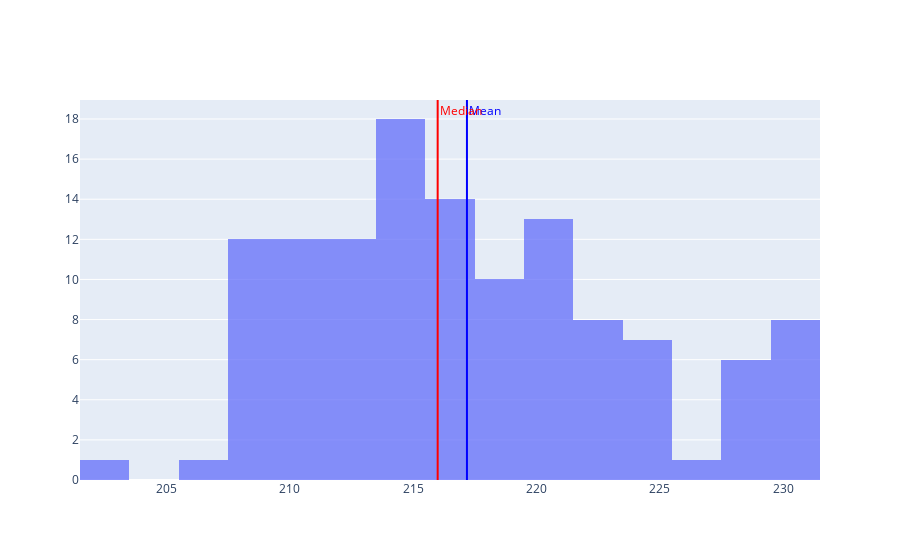

Notebook code cell kept with this figure:
### Code cell
fig.add_vline(mean, line_color='blue', line_width=2, annotation_text='Mean', annotation_position='top right', annotation=dict(font=dict(color="blue")))
fig.add_vline(median, line_color='red', line_width=2, annotation_text='Median', annotation_position='top right', annotation=dict(font=dict(color="red")))

### Figure 1 — Plotly figure (JSON) as saved in the notebook; plotly's stock layout.template omitted (floating-point values rounded to 4 significant figures)
{"data": [{"name": "Gentoo Flipper Length", "opacity": 0.75, "type": "histogram", "x": [211, 230, 210, 218, 215, 210, 211, 219, 209, 215, 214, 216, 214, 213, 210, 217, 210, 221, 209, 222, 218, 215, 213, 215, 215, 215, 216, 215, 210, 220, 222, 209, 207, 230, 220, 220, 213, 219, 208, 208, 208, 225, 210, 216, 222, 217, 210, 225, 213, 215, 210, 220, 210, 225, 217, 220, 208, 220, 208, 224, 208, 221, 214, 231, 219, 230, 214, 229, 220, 223, 216, 221, 221, 217, 216, 230, 209, 220, 215, 223, 212, 221, 212, 224, 212, 228, 218, 218, 212, 230, 218, 228, 212, 224, 214, 226, 216, 222, 203, 225, 219, 228, 215, 228, 216, 215, 210, 219, 208, 209, 216, 229, 213, 230, 217, 230, 217, 222, 214, 215, 222, 212, 213]}], "layout": {"annotations": [{"font": {"color": "blue"}, "showarrow": false, "text": "Mean", "x": 217.2, "xanchor": "left", "xref": "x", "y": 1, "yanchor": "top", "yref": "y domain"}, {"font": {"color": "red"}, "showarrow": false, "text": "Median", "x": 216, "xanchor": "left", "xref": "x", "y": 1, "yanchor": "top", "yref": "y domain"}], "shapes": [{"line": {"color": "blue", "width": 2}, "type": "line", "x0": 217.2, "x1": 217.2, "xref": "x", "y0": 0, "y1": 1, "yref": "y domain"}, {"line": {"color": "red", "width": 2}, "type": "line", "x0": 216, "x1": 216, "xref": "x", "y0": 0, "y1": 1, "yref": "y domain"}]}}
